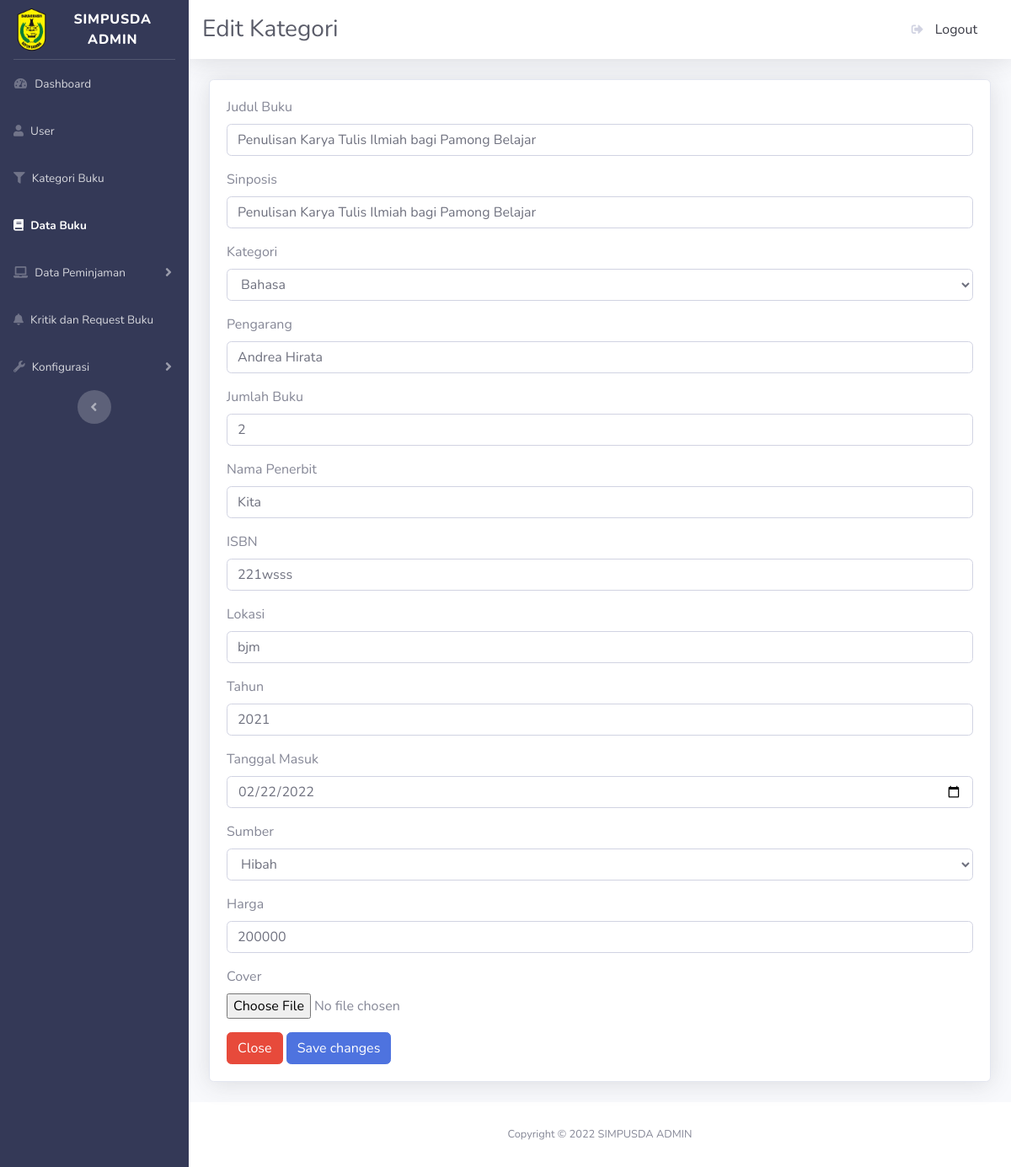
Page /admin/editbuku.php?id=1 on the earlier database version.
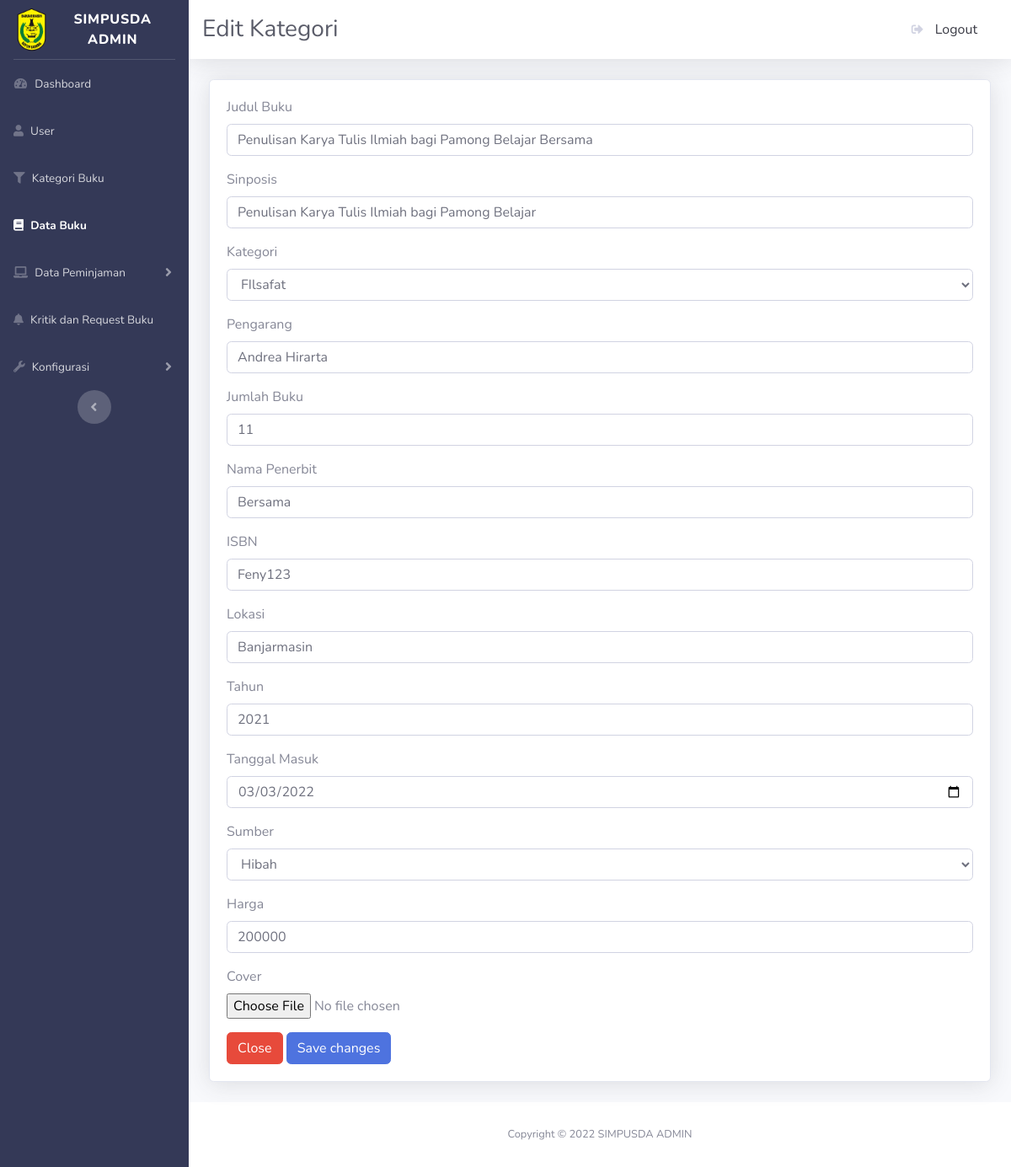
Same page on the later database version.
### tables this page shows
CREATE TABLE `m_buku` (
  `id` int(10) UNSIGNED NOT NULL,
  `foto` varchar(255) NOT NULL,
  `judul_buku` varchar(255) NOT NULL,
  `sinopsis` text NOT NULL,
  `m_kategori_id` int(10) UNSIGNED NOT NULL,
  `pengarang` varchar(255) DEFAULT NULL,
  `jumlah_buku` int(10) UNSIGNED DEFAULT NULL,
  `nama_penerbit` varchar(255) NOT NULL,
  `isbn` varchar(55) DEFAULT NULL,
  `lokasi` varchar(255) DEFAULT NULL,
  `tahun` int(11) DEFAULT NULL,
  `tanggal_masuk` date DEFAULT NULL,
  `sumber` varchar(255) DEFAULT NULL,
  `harga` int(11) DEFAULT NULL,
  `l_rating_id` int(10) UNSIGNED DEFAULT NULL
);

### admin/editbuku.php (the view, shortened to what the changed rows need)
<?php
include_once("config.php");
$stmt_buku = $pdo_conn->prepare("SELECT * FROM m_buku WHERE id=" ."'" . $_GET['id'] . "'");
$stmt_buku->execute();
$result_buku = $stmt_buku->fetchAll();
?>
<?php
include_once("config.php");
?>
<!DOCTYPE html>
<html lang="en">
<head>
    <link href="vendor/fontawesome-free/css/all.min.css" rel="stylesheet" type="text/css">
    <link href="css/sb-admin-2.min.css" rel="stylesheet">
    <link href="vendor/datatables/dataTables.bootstrap4.min.css" rel="stylesheet">
</head>
<body id="page-top">
    <div id="wrapper">
        <div id="content-wrapper" class="d-flex flex-column">
            <div id="content">
                <div class="container-fluid">
                    <div class="card shadow mb-4">
                        <div class="card-body">
                        <form action="" method="POST" name="form1" enctype="multipart/form-data">
                                <div class='form-group'>
                                <label for='exampleFormControlInput1'>Judul Buku</label>
                                <input type='text' class='form-control' id='exampleFormControlInput1' name="judul_buku" value="<?php echo $result_buku[0]['judul_buku'];?>">
                                </div>
                                <div class='form-group'>
                                <label for='exampleFormControlInput1'>Sinposis</label>
                                <input type='text' class='form-control' id='exampleFormControlInput1' name="sinopsis" value="<?php echo $result_buku[0]['sinopsis'];?>">
                                </div>
                                <div class='form-group'>
                                <label for='exampleFormControlInput1'>Kategori</label>
                                <select class="form-control" id="exampleFormControlSelect1" name="m_kategori_id" required="" value="<?php echo $result_buku[0]['m_kategori_id'];?>">
                                <?php
                                    $stmt_kategori = $pdo_conn->prepare("SELECT * FROM m_kategori");
                                    $stmt_kategori->execute();
                                    $result_kategori = $stmt_kategori->fetchAll();
                                    foreach($result_kategori as $user_data){
                                        if($user_data['id'] == $result_buku[0]['m_kategori_id'] )
                                        {
                                            echo "<option value='$user_data[id]' selected>$user_data[nama_kategori]</option>";
                                        }else
                                        {
                                            echo "<option value='$user_data[id]'>$user_data[nama_kategori]</option>";
                                        }
                                    }
                                ?>
                                </select>
                                </div>
                                <div class='form-group'>
                                <label for='exampleFormControlInput1'>Pengarang</label>
                                <input type='text' class='form-control' id='exampleFormControlInput1' name="pengarang" value="<?php echo $result_buku[0]['pengarang'];?>">
                                </div>
                                <div class='form-group'>
                                <label for='exampleFormControlInput1'>Jumlah Buku</label>
                                <input type='text' class='form-control' id='exampleFormControlInput1' name="jumlah_buku" value="<?php echo $result_buku[0]['jumlah_buku'];?>">
                                </div>
                                <div class='form-group'>
                                <label for='exampleFormControlInput1'>Nama Penerbit</label>
                                <input type='text' class='form-control' id='exampleFormControlInput1' name="nama_penerbit" value="<?php echo $result_buku[0]['nama_penerbit'];?>">
                                </div>
                                <div class='form-group'>
                                <label for='exampleFormControlInput1'>ISBN</label>
                                <input type='text' class='form-control' id='exampleFormControlInput1' name="isbn" value="<?php echo $result_buku[0]['isbn'];;?>">
                                </div>
                                <div class='form-group'>
                                <label for='exampleFormControlInput1'>Lokasi</label>
                                <input type='text' class='form-control' id='exampleFormControlInput1' name="lokasi" value="<?php echo $result_buku[0]['lokasi'];?>">
                                </div>
                                <div class='form-group'>
                                <label for='exampleFormControlInput1'>Tahun</label>
                                <input type='text' class='form-control' id='exampleFormControlInput1' name="tahun" value="<?php echo $result_buku[0]['tahun'];;?>">
                                </div>
                                <div class='form-group'>
                                <label for='exampleFormControlInput1'>Tanggal Masuk</label>
                                <input type='date' class='form-control' id='exampleFormControlInput1' name="tanggal_masuk" value="<?php echo $result_buku[0]['tanggal_masuk'];?>">
                                </div>
                                <div class='form-group'>
                                <label for='exampleFormControlInput1'>Sumber</label>
                                <select class="form-control" id="exampleFormControlSelect1" name="sumber" value="<?php echo $result_buku[0]['sumber'];?>">
                                    <option value="Hibah">Hibah</option>
                                    </select>
                                </div>
                                <div class='form-group'>
                                <label for='exampleFormControlInput1'>Harga</label>
                                <input type='text' class='form-control' id='exampleFormControlInput1' name="harga" value="<?php echo $result_buku[0]['harga'];?>">
                                </div>
                                <div class='form-group'>
                                <label for='exampleFormControlInput1'>Cover</label><br>
                                <input type='file' accept="image/*"id='exampleFormControlInput1' required="" name="foto" value="<?php echo $result_buku[0]['foto'];?>"><br>
                                </div>
                            </form>
                        </div>
                    </div>
                </div>
            </div>
        </div>
    </div>
</body>
</html>

Differences in the rows shown:
changed m_buku "Penulisan Karya Tulis Ilmiah bagi Pamong Belajar": judul_buku "Penulisan Karya Tulis Ilmiah bagi Pamong Belajar" → "Penulisan Karya Tulis Ilmiah bagi Pamong Belajar Bersama"; pengarang "Andrea Hirata" → "Andrea Hirarta"; jumlah_buku "2" → "11"; nama_penerbit "Kita" → "Bersama"; isbn "221wsss" → "Feny123"; lokasi "bjm" → "Banjarmasin"; tanggal_masuk "02/22/2022" → "03/03/2022"
Other differences:
form field m_kategori_id: "Bahasa" → "FIlsafat"
